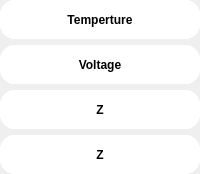
                           <widget class="QFrame" name="frame_150">
                            <property name="styleSheet">
                             <string notr="true">border-top-left-radius:15px;
border-top-right-radius:15px;
border-bottom-right-radius:15px;
border-bottom-left-radius:15px;
</string>
                            </property>
                            <property name="frameShape">
                             <enum>QFrame::StyledPanel</enum>
                            </property>
                            <property name="frameShadow">
                             <enum>QFrame::Raised</enum>
                            </property>
                            <layout class="QVBoxLayout" name="verticalLayout_55">
                             <property name="leftMargin">
                              <number>0</number>
                             </property>
                             <property name="topMargin">
                              <number>0</number>
                             </property>
                             <property name="rightMargin">
                              <number>0</number>
                             </property>
                             <property name="bottomMargin">
                              <number>0</number>
                             </property>
                             <item>
                              <widget class="QFrame" name="temp_2">
                               <property name="styleSheet">
                                <string notr="true">background-color:white;</string>
                               </property>
                               <property name="frameShape">
                                <enum>QFrame::StyledPanel</enum>
                               </property>
                               <property name="frameShadow">
                                <enum>QFrame::Raised</enum>
                               </property>
                               <layout class="QGridLayout" name="gridLayout_42">
                                <property name="leftMargin">
                                 <number>0</number>
                                </property>
                                <property name="topMargin">
                                 <number>0</number>
                                </property>
                                <property name="rightMargin">
                                 <number>0</number>
                                </property>
                                <property name="bottomMargin">
                                 <number>0</number>
                                </property>
                                <item row="0" column="0">
                                 <widget class="QPushButton" name="pushButton_20">
                                  <property name="minimumSize">
                                   <size>
                                    <width>110</width>
                                    <height>39</height>
                                   </size>
                                  </property>
                                  <property name="font">
                                   <font>
                                    <pointsize>9</pointsize>
                                    <weight>75</weight>
                                    <bold>true</bold>
                                   </font>
                                  </property>
                                  <property name="styleSheet">
                                   <string notr="true">QPushButton {
    background-color: white;
    border: none;
}

QPushButton:hover {
    background: black;
	color:white;
}</string>
                                  </property>
                                  <property name="text">
                                   <string>Temperture</string>
                                  </property>
                                 </widget>
                                </item>
                               </layout>
                              </widget>
                             </item>
                             <item>
                              <widget class="QFrame" name="voltage_2">
                               <property name="styleSheet">
                                <string notr="true">background-color:white;</string>
                               </property>
                               <property name="frameShape">
                                <enum>QFrame::StyledPanel</enum>
                               </property>
                               <property name="frameShadow">
                                <enum>QFrame::Raised</enum>
                               </property>
                               <layout class="QGridLayout" name="gridLayout_43">
                                <property name="leftMargin">
                                 <number>0</number>
                                </property>
                                <property name="topMargin">
                                 <number>0</number>
                                </property>
                                <property name="rightMargin">
                                 <number>0</number>
                                </property>
                                <property name="bottomMargin">
                                 <number>0</number>
                                </property>
                                <item row="0" column="0">
                                 <widget class="QPushButton" name="pushButton_23">
                                  <property name="minimumSize">
                                   <size>
                                    <width>110</width>
                                    <height>39</height>
                                   </size>
                                  </property>
                                  <property name="font">
                                   <font>
                                    <pointsize>9</pointsize>
                                    <weight>75</weight>
                                    <bold>true</bold>
                                   </font>
                                  </property>
                                  <property name="styleSheet">
                                   <string notr="true">QPushButton {
    background-color: white;
    border: none;
}

QPushButton:hover {
    background: black;
	color:white;
}</string>
                                  </property>
                                  <property name="text">
                                   <string>Voltage</string>
                                  </property>
                                 </widget>
                                </item>
                               </layout>
                              </widget>
                             </item>
                             <item>
                              <widget class="QFrame" name="frame_153">
                               <property name="styleSheet">
                                <string notr="true">background-color:white;</string>
                               </property>
                               <property name="frameShape">
                                <enum>QFrame::StyledPanel</enum>
                               </property>
                               <property name="frameShadow">
                                <enum>QFrame::Raised</enum>
                               </property>
                               <layout class="QGridLayout" name="gridLayout_44">
                                <property name="leftMargin">
                                 <number>0</number>
                                </property>
                                <property name="topMargin">
                                 <number>0</number>
                                </property>
                                <property name="rightMargin">
                                 <number>0</number>
                                </property>
                                <property name="bottomMargin">
                                 <number>0</number>
                                </property>
                                <item row="0" column="0">
                                 <widget class="QPushButton" name="pushButton_26">
                                  <property name="minimumSize">
                                   <size>
                                    <width>110</width>
                                    <height>39</height>
                                   </size>
                                  </property>
                                  <property name="font">
                                   <font>
                                    <pointsize>9</pointsize>
                                    <weight>75</weight>
                                    <bold>true</bold>
                                   </font>
                                  </property>
                                  <property name="styleSheet">
                                   <string notr="true">QPushButton {
    background-color: white;
    border: none;
}

QPushButton:hover {
    background: black;
	color:white;
}</string>
                                  </property>
                                  <property name="text">
                                   <string>Z</string>
                                  </property>
                                 </widget>
                                </item>
                               </layout>
                              </widget>
                             </item>
                             <item>
                              <widget class="QFrame" name="frame_154">
                               <property name="styleSheet">
                                <string notr="true">background-color:white;</string>
                               </property>
                               <property name="frameShape">
                                <enum>QFrame::StyledPanel</enum>
                               </property>
                               <property name="frameShadow">
                                <enum>QFrame::Raised</enum>
                               </property>
                               <layout class="QGridLayout" name="gridLayout_45">
                                <property name="leftMargin">
                                 <number>0</number>
                                </property>
                                <property name="topMargin">
                                 <number>0</number>
                                </property>
                                <property name="rightMargin">
                                 <number>0</number>
                                </property>
                                <property name="bottomMargin">
                                 <number>0</number>
                                </property>
                                <item row="0" column="0">
                                 <widget class="QPushButton" name="pushButton_29">
                                  <property name="minimumSize">
                                   <size>
                                    <width>110</width>
                                    <height>39</height>
                                   </size>
                                  </property>
                                  <property name="font">
                                   <font>
                                    <pointsize>9</pointsize>
                                    <weight>75</weight>
                                    <bold>true</bold>
                                   </font>
                                  </property>
                                  <property name="styleSheet">
                                   <string notr="true">QPushButton {
    background-color: white;
    border: none;
}

QPushButton:hover {
    background: black;
	color:white;
}</string>
                                  </property>
                                  <property name="text">
                                   <string>Z</string>
                                  </property>
                                 </widget>
                                </item>
                               </layout>
                              </widget>
                             </item>
                            </layout>
                           </widget>
